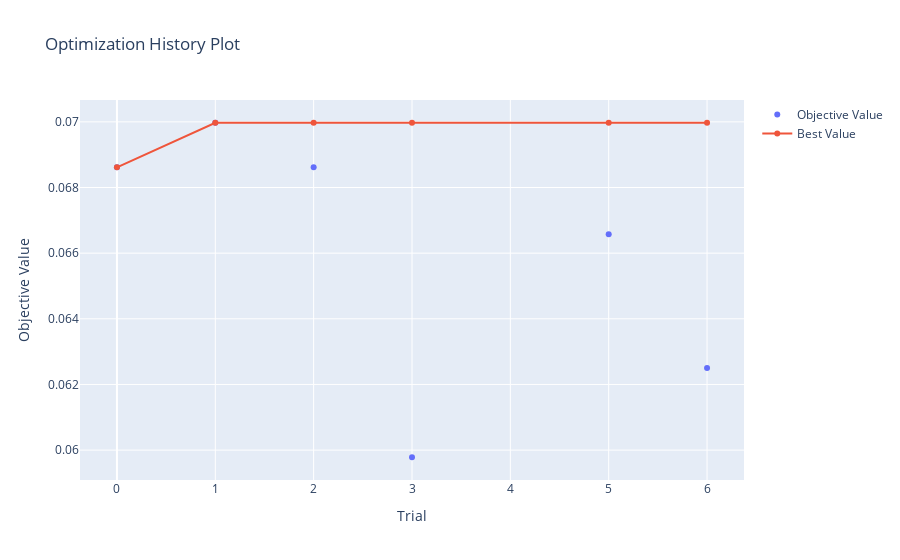

Here is the notebook cell this chart was saved with:
### Code cell
optuna.visualization.plot_optimization_history(study)

### Figure 1 — Plotly figure (JSON) as saved in the notebook; plotly's stock layout.template omitted (floating-point values rounded to 4 significant figures)
{"data": [{"mode": "markers", "name": "Objective Value", "type": "scatter", "x": [0, 1, 2, 3, 5, 6], "y": [0.06861, 0.06997, 0.06861, 0.05978, 0.06658, 0.0625]}, {"name": "Best Value", "type": "scatter", "x": [0, 1, 2, 3, 5, 6], "y": [0.06861, 0.06997, 0.06997, 0.06997, 0.06997, 0.06997]}], "layout": {"title": {"text": "Optimization History Plot"}, "xaxis": {"title": {"text": "Trial"}}, "yaxis": {"title": {"text": "Objective Value"}}}}
